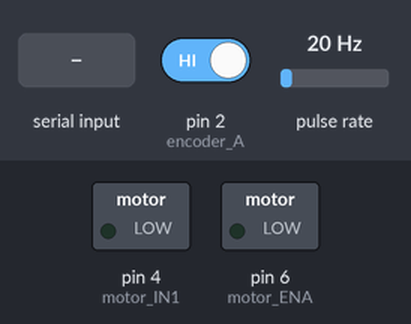
A sketch run on a simulated Arduino Uno, built with avr-gcc and run on an emulated ATmega328P. Parts: switched loads named in the sketch (green lamp = pin HIGH). Wiring (inferred from the names in the program): pulse sensor: data pin 5. Inputs (shaded band) come from the test bench; at power-on: pin 2 (encoder_A) HIGH, pulse rate 20 Hz. What the sketch prints to the serial monitor is not drawn.

Above: at 1.2 s.
1.3 s: "vs_start\n" received over Serial
At 2.4 s:
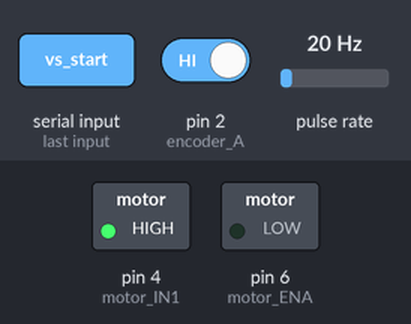
2.8 s: "vs_stop\n" received over Serial
At 3.5 s:
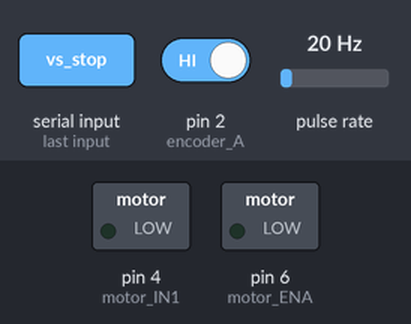
Timing chart, 0 to 5.8 s (numbered marks = the images above; inputs shaded):
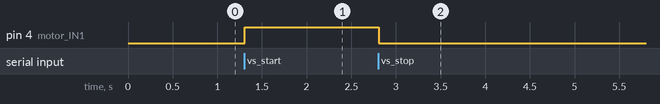

Measured:
- after the input at 1.3 s, pin 4 (motor_IN1): LOW → HIGH at once
- after the input at 2.8 s, pin 4 (motor_IN1): HIGH → LOW at once

The sketch:

BrushedDCMotorPIDControl.ino
```cpp
/*
 * Brushed DC Motor PID Control
 * Function of this code:
 *  (1) Receive command from Visual Studio: set_speed, kP, kI, kD
 *  (2) Control motor speed through PWM (PWM is based on PID calculation)
 *  (3) Send pv_speed to Visual Studio to show in graph
 *
 *  Date Created: 06/29/2019
 *  Name: LJDiscovery
 *  Credit: http://engineer2you.blogspot.com
 */

//***************************Communication**********************************
String mySt = "";
char myChar;
bool stringComplete = false;
bool motor_start = false;
//***************************Encoder and Motor Control**********************************
const uint8_t encoder_A = 2;
const uint8_t encoder_B = 3;
const uint8_t motor_IN1 = 4;
const uint8_t motor_IN2 = 5;
const uint8_t motor_ENA = 6;
const uint16_t t1_comp = 1250;  // 16 bit timer counter = maximum of 65,535 counts
                                // This is now 20ms interrupt
                                // pre-scaler 256 and 100ms interrupt -> 0.1*16e6/256 = 6250
volatile long counter = 0;      //Encoder Counter
bool m_direction;
//***************************PID**********************************
int sv_speed = 100;             //Set value (PWM) (this value is 0~255)
double pv_speed = 0;            //Previous speed
double set_speed = 0;           //Set speed
double e_speed = 0;             //Error of speed = set_speed - pv_speed
double e_speed_pre = 0;         //last error of speed
double e_speed_sum = 0;         //sum error of speed
double pwm_pulse = 0;           //PWM controls
double kp = 0;
double ki = 0;
double kd = 0;
double temp = 0;

//***************************Main**********************************
void setup() {
  arduinoPinSetup();
  breakNow();
  //floatNow();
  //A rising pulse from encodenren activated ai0(). AttachInterrupt 0 is DigitalPin nr 2 on moust Arduino.
  attachInterrupt(0, detect0, FALLING);
  Serial.begin (9600);
  Serial.println("start...");
  noInterrupts();
  timerInterruptSetup();
  interrupts();
  sei(); //Enable global interrupts
  while (!Serial) {
    ; // wait for serial port to connect. Needed for native USB port only
  }
}

void loop() {
  if (stringComplete) {
    // clear the string when COM receiving is completed
    mySt = "";  //Note: in code below, mySt will not become blank, mySt is blank until '\n' is received
    stringComplete = false;
  }

  //Receive command from Visual Studio
  if (mySt.substring(0,8) == "vs_start") {
    CWspin();
    motor_start = true;
  }
  if (mySt.substring(0,7) == "vs_stop") {
    breakNow();
    motor_start = false;
  }
  if (mySt.substring(0,12) == "vs_set_speed") {
    set_speed = mySt.substring(12,mySt.length()).toFloat();     //get string after set_speed
  }
  if (mySt.substring(0,5) == "vs_kp") {
    kp = mySt.substring(5,mySt.length()).toFloat();             //get string after vs_kp
  }
  if (mySt.substring(0,5) == "vs_ki") {
    ki = mySt.substring(5,mySt.length()).toFloat();             //get string after vs_ki
  }
  if (mySt.substring(0,5) == "vs_kd") {
    kd = mySt.substring(5,mySt.length()).toFloat();             //get string after vs_kd
  }
}

//***************************Functions**********************************
void arduinoPinSetup()
{
  pinMode(encoder_A, INPUT_PULLUP);
  pinMode(encoder_B, INPUT_PULLUP);
  pinMode(motor_IN1, OUTPUT);
  pinMode(motor_IN2, OUTPUT);
  pinMode(motor_ENA, OUTPUT);
}

//*********Timer Interrupt 100ms*********
void timerInterruptSetup()
{
  TCCR1A = 0; // Reset Timer 1 control register A

  // Clear Timer on Compare Match Mode
  TCCR1B &= ~(1 << WGM13);
  TCCR1B |= (1 << WGM12);

  // Set to prescaler of 256
  TCCR1B |= (1 << CS12);
  TCCR1B &= ~(1 << CS11);
  TCCR1B &= ~(1 << CS10);

  TCNT1 = 0; // Reset Timer 1
  OCR1A = t1_comp; // Set output compare value

  TIMSK1 |= (1<<OCIE1A); // Enable Timer1 compare interrupt
}

//*********Timer ISR tick every 20ms*********
ISR(TIMER1_COMPA_vect) {
  pv_speed = counter*375/32;   //NOw this is counter/256*60/0.02 =
                            //calculate motor speed, unit is rpm counter/256*60/0.1
  counter = 0;
  //print out speed to serial when no new instruction
  if (Serial.available() <= 0) {
    Serial.print("speed");
    Serial.println(pv_speed);     //Print speed (rpm) value to Visual Studio
  }

  //PID-------------------------!!!!!
  if (motor_start) {
    e_speed = set_speed - pv_speed;
    pwm_pulse = e_speed*kp + e_speed_sum*ki + (e_speed - e_speed_pre)*kd;
    e_speed_pre = e_speed;
    e_speed_sum += e_speed; //sum of error
    if (e_speed_sum > 6000) e_speed_sum = 6000;
    if (e_speed_sum < -6000) e_speed_sum = -6000;
  }
  else {
    e_speed = 0;
    e_speed_pre = 0;
    e_speed_sum = 0;
    pwm_pulse = 0;
    pv_speed = 0;
    //set_speed = 0;
  }

  //-----------Update New Speed--------
   if (pwm_pulse < 255 && pwm_pulse > 0) {
    analogWrite(motor_ENA, pwm_pulse); // Set motor speed
   }
   else {
    if (pwm_pulse > 255) {
      analogWrite(motor_ENA, 255);
    }
    else {
      analogWrite(motor_ENA, 0);
    }
   }
}

//*********External Pin Interrupt*********
void detect0() {
  // detect0 is activated if DigitalPin nr 2 is going from LOW to HIGH
  // Check pin 3 to determine the direction
  counter++;
  m_direction = digitalRead(encoder_B);
}

//*********Motor H-bridge Control Functions*********
void CWspin()
{
  digitalWrite(motor_IN1, HIGH);
  digitalWrite(motor_IN2, LOW);
  //delay(50);
}

void CCWspin()
{
  digitalWrite(motor_IN1, LOW);
  digitalWrite(motor_IN2, HIGH);
  //delay(50);
}

void breakNow()
{
  digitalWrite(motor_IN1, LOW);
  digitalWrite(motor_IN2, LOW);
  //delay(200);
}

void floatNow()
{
  digitalWrite(motor_IN1, HIGH);
  digitalWrite(motor_IN2, HIGH);
  //delay(50);
}

//*********Serial Event Function*********
void serialEvent() {
  while (Serial.available()) {
    // get the new byte:
    char inChar = (char)Serial.read();
    // add it to the inputString:
    if (inChar != '\n') {
      mySt += inChar;
    }
    // if the incoming character is a newline, set a flag
    // so the main loop can do something about it:
    if (inChar == '\n') {
      stringComplete = true;
    }
  }
}
```
